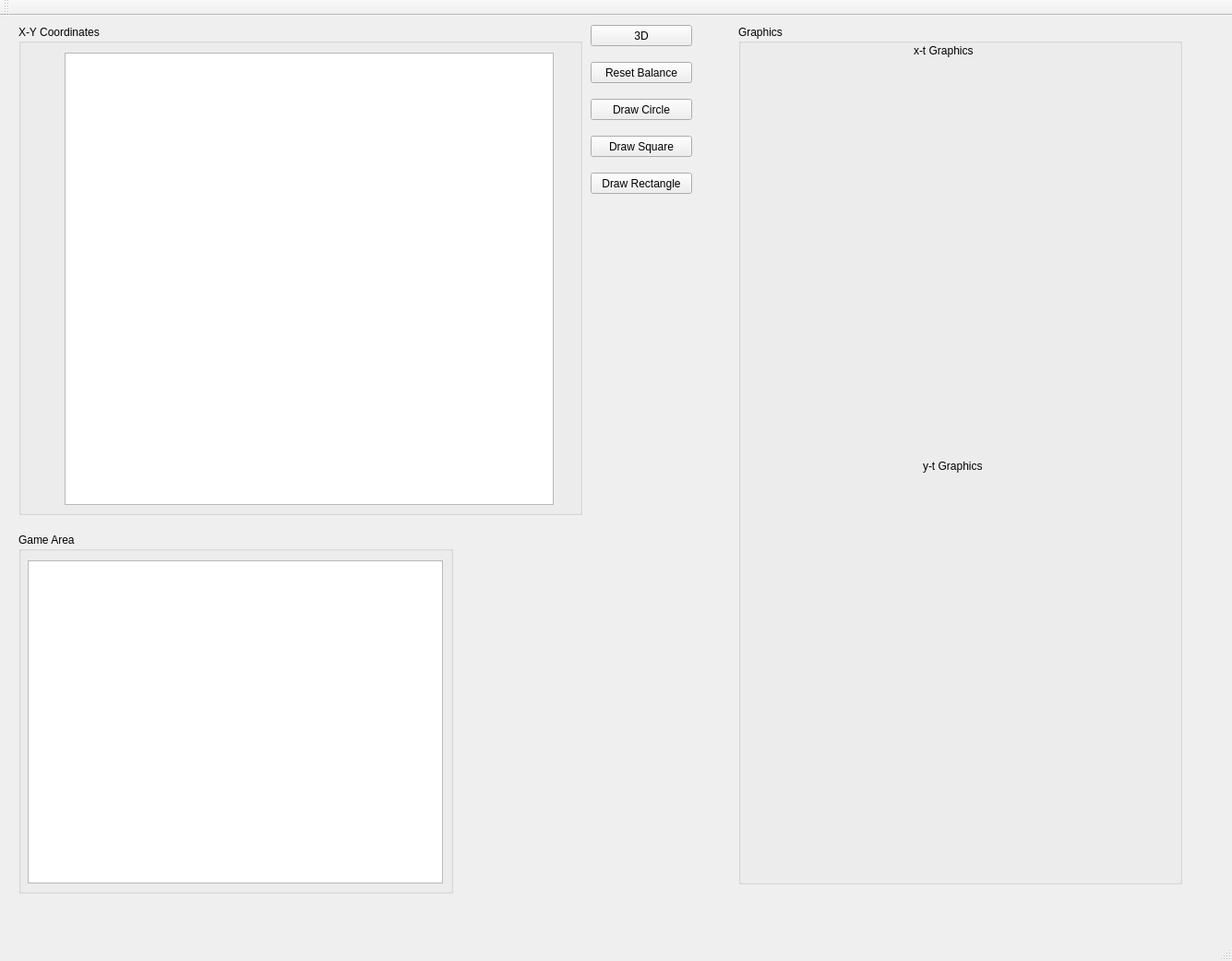
<?xml version="1.0" encoding="UTF-8"?>
<ui version="4.0">
 <class>MainWindow</class>
 <widget class="QMainWindow" name="MainWindow">
  <property name="geometry">
   <rect>
    <x>0</x>
    <y>0</y>
    <width>1335</width>
    <height>1041</height>
   </rect>
  </property>
  <property name="maximumSize">
   <size>
    <width>16777215</width>
    <height>16777215</height>
   </size>
  </property>
  <property name="cursor">
   <cursorShape>ArrowCursor</cursorShape>
  </property>
  <property name="windowTitle">
   <string>MainWindow</string>
  </property>
  <widget class="QWidget" name="centralWidget">
   <widget class="QGroupBox" name="groupBox_2">
    <property name="geometry">
     <rect>
      <x>800</x>
      <y>10</y>
      <width>481</width>
      <height>931</height>
     </rect>
    </property>
    <property name="title">
     <string>Graphics</string>
    </property>
    <widget class="QLabel" name="label_3">
     <property name="geometry">
      <rect>
       <x>190</x>
       <y>20</y>
       <width>91</width>
       <height>16</height>
      </rect>
     </property>
     <property name="text">
      <string>x-t Graphics</string>
     </property>
    </widget>
    <widget class="QLabel" name="label_4">
     <property name="geometry">
      <rect>
       <x>200</x>
       <y>470</y>
       <width>91</width>
       <height>16</height>
      </rect>
     </property>
     <property name="minimumSize">
      <size>
       <width>91</width>
       <height>0</height>
      </size>
     </property>
     <property name="text">
      <string>y-t Graphics</string>
     </property>
    </widget>
    <widget class="QCustomPlot" name="customPlot" native="true">
     <property name="geometry">
      <rect>
       <x>40</x>
       <y>40</y>
       <width>420</width>
       <height>420</height>
      </rect>
     </property>
    </widget>
    <widget class="QCustomPlot" name="customPlotSecond" native="true">
     <property name="geometry">
      <rect>
       <x>40</x>
       <y>490</y>
       <width>420</width>
       <height>420</height>
      </rect>
     </property>
    </widget>
   </widget>
   <widget class="QGroupBox" name="groupBox_3">
    <property name="geometry">
     <rect>
      <x>20</x>
      <y>10</y>
      <width>611</width>
      <height>531</height>
     </rect>
    </property>
    <property name="title">
     <string>X-Y Coordinates</string>
    </property>
    <widget class="QGraphicsView" name="xyCoordinates">
     <property name="geometry">
      <rect>
       <x>50</x>
       <y>30</y>
       <width>530</width>
       <height>490</height>
      </rect>
     </property>
     <property name="resizeAnchor">
      <enum>QGraphicsView::NoAnchor</enum>
     </property>
    </widget>
   </widget>
   <widget class="QPushButton" name="pushButton">
    <property name="geometry">
     <rect>
      <x>640</x>
      <y>10</y>
      <width>110</width>
      <height>23</height>
     </rect>
    </property>
    <property name="text">
     <string>3D</string>
    </property>
   </widget>
   <widget class="QGroupBox" name="groupBox">
    <property name="geometry">
     <rect>
      <x>20</x>
      <y>560</y>
      <width>471</width>
      <height>391</height>
     </rect>
    </property>
    <property name="title">
     <string>Game Area</string>
    </property>
    <widget class="QGraphicsView" name="shapeDrawer">
     <property name="geometry">
      <rect>
       <x>10</x>
       <y>30</y>
       <width>450</width>
       <height>350</height>
      </rect>
     </property>
     <property name="sizePolicy">
      <sizepolicy hsizetype="Fixed" vsizetype="Fixed">
       <horstretch>0</horstretch>
       <verstretch>0</verstretch>
      </sizepolicy>
     </property>
     <property name="cursor" stdset="0">
      <cursorShape>CrossCursor</cursorShape>
     </property>
     <property name="mouseTracking">
      <bool>true</bool>
     </property>
     <property name="autoFillBackground">
      <bool>false</bool>
     </property>
     <property name="alignment">
      <set>Qt::AlignJustify|Qt::AlignVCenter</set>
     </property>
    </widget>
   </widget>
   <widget class="QPushButton" name="drawCircle">
    <property name="geometry">
     <rect>
      <x>640</x>
      <y>90</y>
      <width>110</width>
      <height>23</height>
     </rect>
    </property>
    <property name="text">
     <string>Draw Circle</string>
    </property>
   </widget>
   <widget class="QPushButton" name="drawSquare">
    <property name="geometry">
     <rect>
      <x>640</x>
      <y>130</y>
      <width>110</width>
      <height>23</height>
     </rect>
    </property>
    <property name="text">
     <string>Draw Square</string>
    </property>
   </widget>
   <widget class="QPushButton" name="drawRect">
    <property name="geometry">
     <rect>
      <x>640</x>
      <y>170</y>
      <width>110</width>
      <height>23</height>
     </rect>
    </property>
    <property name="text">
     <string>Draw Rectangle</string>
    </property>
   </widget>
   <widget class="QPushButton" name="resetBalance">
    <property name="geometry">
     <rect>
      <x>640</x>
      <y>50</y>
      <width>110</width>
      <height>23</height>
     </rect>
    </property>
    <property name="text">
     <string>Reset Balance</string>
    </property>
   </widget>
  </widget>
  <widget class="QMenuBar" name="menuBar">
   <property name="geometry">
    <rect>
     <x>0</x>
     <y>0</y>
     <width>1335</width>
     <height>20</height>
    </rect>
   </property>
  </widget>
  <widget class="QToolBar" name="mainToolBar">
   <attribute name="toolBarArea">
    <enum>TopToolBarArea</enum>
   </attribute>
   <attribute name="toolBarBreak">
    <bool>false</bool>
   </attribute>
  </widget>
  <widget class="QStatusBar" name="statusBar"/>
 </widget>
 <layoutdefault spacing="6" margin="11"/>
 <customwidgets>
  <customwidget>
   <class>QCustomPlot</class>
   <extends>QWidget</extends>
   <header>qcustomplot.h</header>
   <container>1</container>
  </customwidget>
 </customwidgets>
 <resources/>
 <connections/>
</ui>
